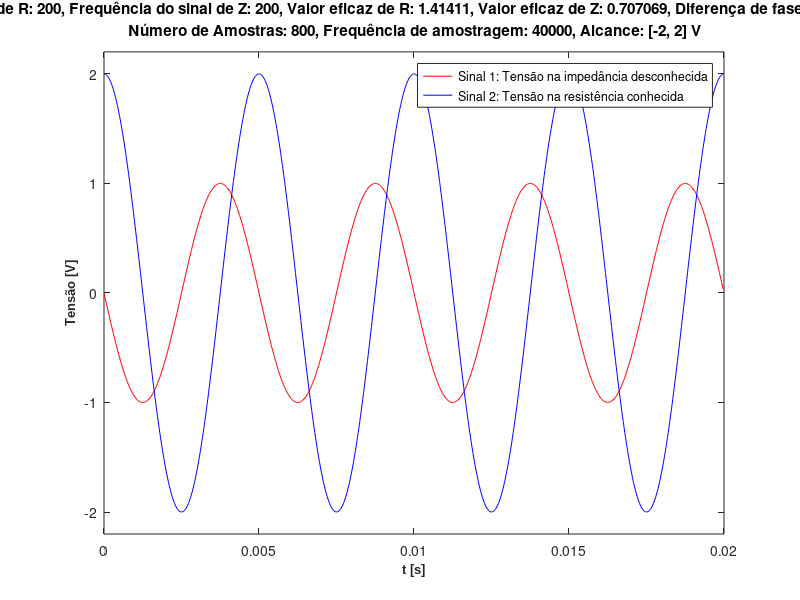

Source code (MATLAB):
%% INSTRUMENTAÇÃO E MEDIDAS - LABORATORIO AQUISIÇÃO DE SINAIS
% Grupo 1 L32 Daniel Dinis no. 99906, João Gonçalves no. 99995, Jorge Contente no. 102143

% Dados iniciais
A = 2; %amplitude do sinal (dada em aula)
f_sinal = 200; %frequencia do sinal (dada em aula)

% Dados iniciais para a placa
Fs = 40000; %frequencia de amostragem (dada em aula)
N_amostras = 800; %no, de amostras (dada em aula)

% Resolucao temporal
Ts = 1/Fs;

% Resolucao espectral
F0 = Fs/N_amostras;
T0=1/F0;

% Variável no tempo e frequência
t=(0:Ts:T0-Ts)'; 
f=(0:F0:F0*(ceil(N_amostras/2)-1));

%Informacao da placa de aquisicao APAGAR
%!!!!!!!!!!!!!!!!!!!!!!!!!!!!!!!!!!!!!!!!
Nbits=12;
Amax=2;
Delta=2*Amax/(2^Nbits);
%!!!!!!!!!!!!!!!!!!!!!!!!!!!!!!!!!!!!!!!!

%% Aquisição do Sinal
%d = daq("ni");
%addinput(d,"Dev2",0:1,"Voltage");
%d.Rate = Fs;
%sn_vec =read(d,N_amostras,"OutputFormat","Matrix");
%data_t1=sn_vec(:,1); %sinal na impedância desconhecida Z 
%data_t2=sn_vec(:,2); %sinal na resistência R
%Fs=sinal.Properties.SampleRate;

% Sinais de teste 
xt1 = cos(2*pi*f_sinal*t + pi/2); %sinal da impedância
xt2 = A * cos(2*pi*f_sinal*t); %sinal da resistência
data_t1=floor(xt1/Delta)*Delta+Delta/2; %sinla na impedância desconhecida Z
data_t2=floor(xt2/Delta)*Delta+Delta/2; %sinal na resistência R
%data_t1=xt1;
%data_t2=xt2;

%% Estimação da frequência
%---> estimar frequencia do sinal 1
dataf1 = abs(fft(data_t1))/N_amostras;
[M1,Posf1]=max(dataf1(1:floor(N_amostras/2),1));
media = 0;
norm = 0;
% Caso de seja possível realizar a média ponderada:
if (Posf1>3)
    for m=Posf1-3:Posf1+3
        norm = norm + dataf1(m);
        media = media +(m-1)*dataf1(m)*F0; % (m-1)*F0 é a frequencia da harmonica e dataf(m) é a sua respectiva amplitude.
                                        %(m-1) representa o nr de "subdivisoes" até à harmonica
    end
        f_estimada1 = media/norm;
else % No caso de estar proximo da origem e não dar para fazer média ponderada:
    f_estimada1 = (Posf1-1)* F0;
end
% Período estimado
T1=1/f_estimada1; 

%---> estimar frequencia do sinal 2
dataf2 = abs(fft(data_t2))/N_amostras; 
[M2,Posf2]=max(dataf2(1:floor(N_amostras/2),1));
media = 0;
norm = 0;
% Caso seja possível efetuar a média ponderada:
if (Posf2>3)
    for m=Posf2-3:Posf2+3
        norm = norm + dataf2(m);
        media = media +(m-1)*dataf2(m)*F0; % (m-1)*F0 é a frequencia da harmonica e dataf(m) é a sua amplitude.
                                        %(m-1) representa o nr de "subdivisoes" até à harmonica
    end
        f_estimada2 = media/norm;
else % No caso de estar proximo da origem e não dar para fazer média ponderada:
    f_estimada2 = (Posf2-1)* F0;
end
% Período estimado
T2=1/f_estimada2; 

%% Calculo do Navg - media do numero de amostras util quando o numero de amostras e reduzido
%---> sinal 1
nppp = Fs/f_estimada1;   	% num de pontos por periodo			    
nperiodos=floor(N_amostras/nppp);		 % num de periodos
Navg1=nperiodos*nppp;
%---> sinal 2
nppp = Fs/f_estimada2;   	% num de pontos por periodo			    
nperiodos=floor(N_amostras/nppp);		 % num de periodos
Navg2=nperiodos*nppp;


%% Calculo do Valor eficaz do:
%---> sinal 1
data_tpower=power(data_t1,2); % Vef=sqrt(mean(abs(data_t).^2))
sum_all2=sum(data_tpower);
VrmsZ=sqrt(sum_all2/Navg1);
%---> sinal 2
data_tpower=power(data_t2,2); % Vef=sqrt(mean(abs(data_t).^2))
sum_all2=sum(data_tpower);
VrmsR=sqrt(sum_all2/Navg2);

%% Diferenca de fase (dif_fase)
dataf1=fft(data_t1);
dataf2=fft(data_t2);
dif_fase = angle(dataf1(Posf1)) - angle(dataf2(Posf2));
dif_fase=dif_fase*180/pi; %para ficar em radianos

%% Calculo da impedância
% |Z| = Vz eficaz / I, I = Vr eficaz / R
% logo |Z| = Vz eficaz * R / Vr eficaz 
R=100;
abs_Z = (VrmsZ/VrmsR)*abs(R);
arg_Z = dif_fase + angle(R); %o angulo de R neste caso vai ser nulo obviamente 

%% Criar gráfico para visualização
Amplitude=max(data_t1); %amplitude real
if (Amplitude<max(data_t2))
    Amplitude=max(data_t2);
end

subplot(111);
plot(t, data_t1,'r', t, data_t2, 'b'); 
str=sprintf('Frequência do sinal de R: %g, Frequência do sinal de Z: %g, Valor eficaz de R: %g, Valor eficaz de Z: %g, Diferença de fase dos dois sinais: %g \n Número de Amostras: %g, Frequência de amostragem: %g, Alcance: [-%g, %g] V',f_estimada2, f_estimada1, VrmsR, VrmsZ, dif_fase, N_amostras, Fs, Amax, Amax);
title(str);
xlabel('t [s]')
xl = get(gca,'xlabel');
set(xl,'FontName','Arial','FontSize',9,'FontWeight','bold');   
ylabel('Tensão [V]')
yl = get(gca,'ylabel');
set(yl,'FontName','Arial','FontSize',9,'FontWeight','bold');
legend('Sinal 1: Tensão na impedância desconhecida', 'Sinal 2: Tensão na resistência conhecida')
axis([0 T2*4 -1.1*Amplitude 1.1*Amplitude]) %[xmin xmax  ymin ymax]
